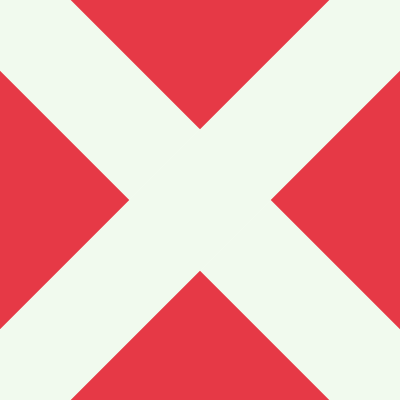
Frame 1 (no input)
Frame 60 (no input): identical to frame 1, image omitted
Frame 120 (the mouse pressed at the canvas centre since frame 60): identical to frame 1, image omitted

The p5.js sketch that drew this single still picture (run headless with seeded random() and noise() and a simulated clock; from frame 60 on, the mouse is pressed at the canvas centre):

// p5.js sketch
// ── sketch.js
function setup() {
  createCanvas(400, 400);
}

function draw() {
  background(230, 57, 70);

  stroke(241, 250, 238);
  strokeWeight(100);
  line(0, 0, 400, 400);
  line(0, 400, 400, 0);
}
